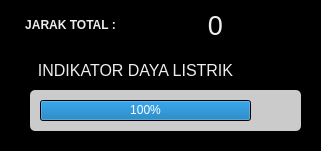
   <widget class="QFrame" name="frame_9">
    <property name="geometry">
     <rect>
      <x>10</x>
      <y>400</y>
      <width>321</width>
      <height>151</height>
     </rect>
    </property>
    <property name="styleSheet">
     <string notr="true">background-color:rgb(0, 0, 0);
border-radius:5px
</string>
    </property>
    <property name="frameShape">
     <enum>QFrame::StyledPanel</enum>
    </property>
    <property name="frameShadow">
     <enum>QFrame::Raised</enum>
    </property>
    <widget class="QLabel" name="txtTotalDistance">
     <property name="geometry">
      <rect>
       <x>140</x>
       <y>0</y>
       <width>151</width>
       <height>51</height>
      </rect>
     </property>
     <property name="font">
      <font>
       <pointsize>20</pointsize>
      </font>
     </property>
     <property name="styleSheet">
      <string notr="true">color : rgb(238, 238, 236);</string>
     </property>
     <property name="text">
      <string>0</string>
     </property>
     <property name="alignment">
      <set>Qt::AlignCenter</set>
     </property>
    </widget>
    <widget class="QLabel" name="label_14">
     <property name="geometry">
      <rect>
       <x>0</x>
       <y>10</y>
       <width>141</width>
       <height>31</height>
      </rect>
     </property>
     <property name="font">
      <font>
       <pointsize>9</pointsize>
      </font>
     </property>
     <property name="styleSheet">
      <string notr="true">color : rgb(238, 238, 236);</string>
     </property>
     <property name="text">
      <string>&lt;html&gt;&lt;head/&gt;&lt;body&gt;&lt;p&gt;&lt;span style=&quot; font-weight:600;&quot;&gt;JARAK TOTAL :&lt;/span&gt;&lt;/p&gt;&lt;/body&gt;&lt;/html&gt;</string>
     </property>
     <property name="alignment">
      <set>Qt::AlignCenter</set>
     </property>
    </widget>
    <widget class="QLabel" name="label_11">
     <property name="geometry">
      <rect>
       <x>10</x>
       <y>60</y>
       <width>251</width>
       <height>20</height>
      </rect>
     </property>
     <property name="font">
      <font>
       <pointsize>12</pointsize>
       <weight>50</weight>
       <bold>false</bold>
      </font>
     </property>
     <property name="styleSheet">
      <string notr="true">color : rgb(238, 238, 236);</string>
     </property>
     <property name="text">
      <string>INDIKATOR DAYA LISTRIK</string>
     </property>
     <property name="alignment">
      <set>Qt::AlignCenter</set>
     </property>
    </widget>
    <widget class="QFrame" name="frame_4">
     <property name="geometry">
      <rect>
       <x>30</x>
       <y>90</y>
       <width>271</width>
       <height>41</height>
      </rect>
     </property>
     <property name="styleSheet">
      <string notr="true">
background-color: rgb(203, 203, 203);</string>
     </property>
     <property name="frameShape">
      <enum>QFrame::WinPanel</enum>
     </property>
     <property name="frameShadow">
      <enum>QFrame::Sunken</enum>
     </property>
     <widget class="QProgressBar" name="energyBar">
      <property name="geometry">
       <rect>
        <x>10</x>
        <y>10</y>
        <width>211</width>
        <height>21</height>
       </rect>
      </property>
      <property name="font">
       <font>
        <pointsize>9</pointsize>
       </font>
      </property>
      <property name="autoFillBackground">
       <bool>false</bool>
      </property>
      <property name="styleSheet">
       <string notr="true">color: rgb(255, 255, 255);
background-color: rgb(0, 0, 0);</string>
      </property>
      <property name="maximum">
       <number>3000</number>
      </property>
      <property name="value">
       <number>3000</number>
      </property>
      <property name="alignment">
       <set>Qt::AlignCenter</set>
      </property>
     </widget>
     <widget class="QLabel" name="label_21">
      <property name="geometry">
       <rect>
        <x>230</x>
        <y>0</y>
        <width>31</width>
        <height>41</height>
       </rect>
      </property>
      <property name="styleSheet">
       <string notr="true">color : rgb(238, 238, 236)</string>
      </property>
      <property name="text">
       <string/>
      </property>
      <property name="pixmap">
       <pixmap resource="project_assets.qrc">:/newPrefix/charging-station.png</pixmap>
      </property>
      <property name="alignment">
       <set>Qt::AlignCenter</set>
      </property>
     </widget>
    </widget>
   </widget>
